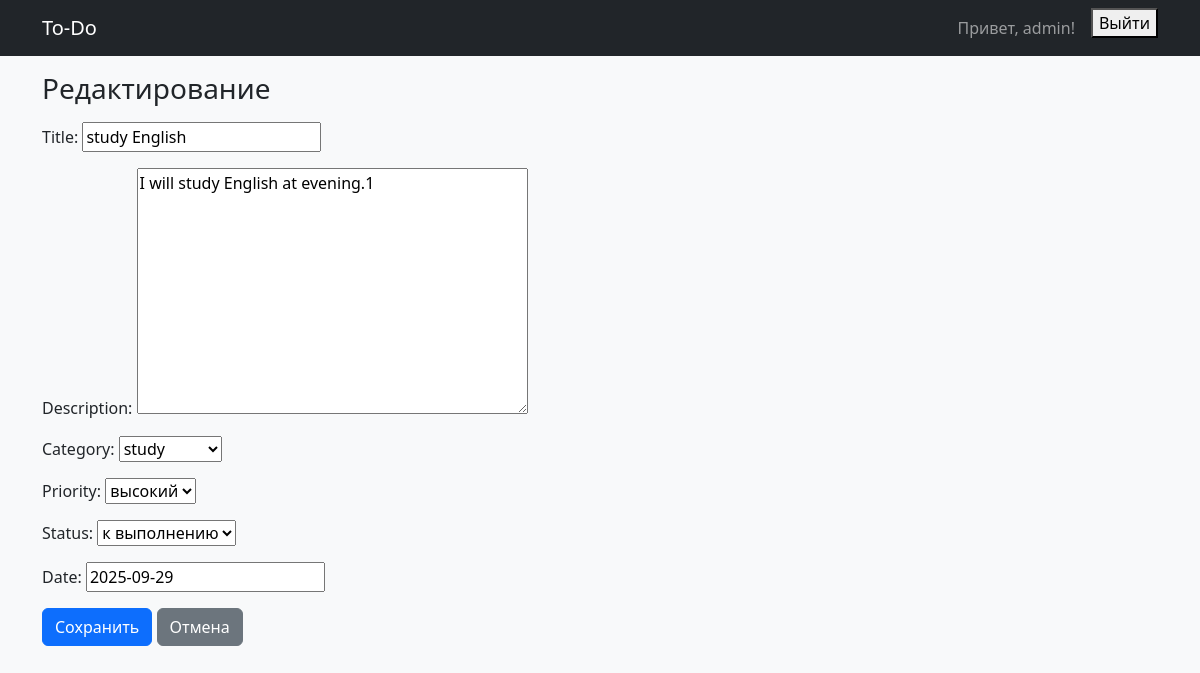
Page /tasks/2/edit/ (signed in) on the earlier database version.
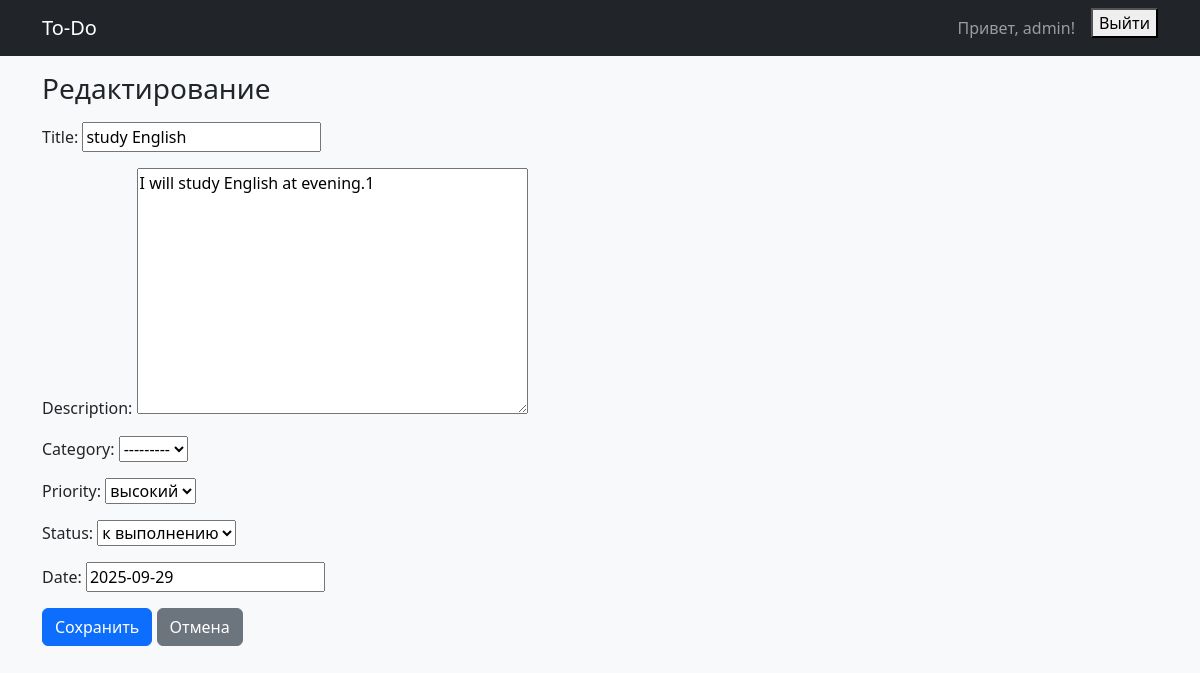
Same page on the later database version.
### task/models.py (models this page shows, shortened)
class Task(models.Model):
    class Status(models.TextChoices):
        TODO = 'todo', 'к выполнению'
        IN_PROGRESS = 'in_progress', 'в процессе'
        DONE = 'done', 'Сделано'
    class Priority(models.IntegerChoices):
        LOW = 1, 'низкий'
        MEDIUM = 2, 'средний'
        HIGH = 3, 'высокий'
    title = models.CharField(max_length=200)
    owner = models.ForeignKey(
        settings.AUTH_USER_MODEL,
        on_delete=models.CASCADE,
        related_name='tasks'
    )
    description = models.TextField(blank=True)
    category = models.ForeignKey(
        Category, null=True, blank=True,
        on_delete=models.SET_NULL, related_name='tasks'
    )
    status = models.CharField(max_length=20, choices=Status.choices,
                              default=Status.TODO
                              )
    priority = models.IntegerField(choices=Priority.choices,
                                   default=Priority.MEDIUM)
    date = models.DateField(null=True, blank=True)
    create_at = models.DateTimeField(auto_now_add=True)
    update_at = models.DateTimeField(auto_now=True)
    class Meta:
        ordering = ['status', '-priority', 'date', '-create_at']

### task/views.py (the view, shortened to what this page needs)
# urls.py: path('tasks/<int:pk>/edit/', TaskUpdateView.as_view(), name='task_edit'),
class TaskUpdateView(LoginRequiredMixin, UpdateView):
    model = Task
    form_class = TaskForm
    success_url = reverse_lazy('task:task_list')
    template_name = 'task/task_form.html'
    def get_queryset(self):
        return Task.objects.filter(owner=self.request.user)

### task/forms.py (shortened to what this page needs)
class TaskForm(forms.ModelForm):
    class Meta:
        model = Task
        fields =['title', 'description', 'category', 'priority', 'status', 'date']

### task/models.py (called while the page is built)
    def __str__(self):
        return self.name

### task/templates/task/task_form.html (shortened to what this page needs)
{% extends 'base.html' %}
{% block content %}
<h1 class="h3 mb-3">{% if object %}Редактирование{% else %}Новая задача{% endif %}</h1>
<form method="post">
  {{ form.as_p }}
  <button class="btn btn-primary" >Сохранить</button>
  <a class="btn btn-secondary" href="{% url 'task:task_list' %}">Отмена</a>
</form>
{% endblock %}

Differences in the rows shown:
changed Task "study English": category "study" → "---------"
